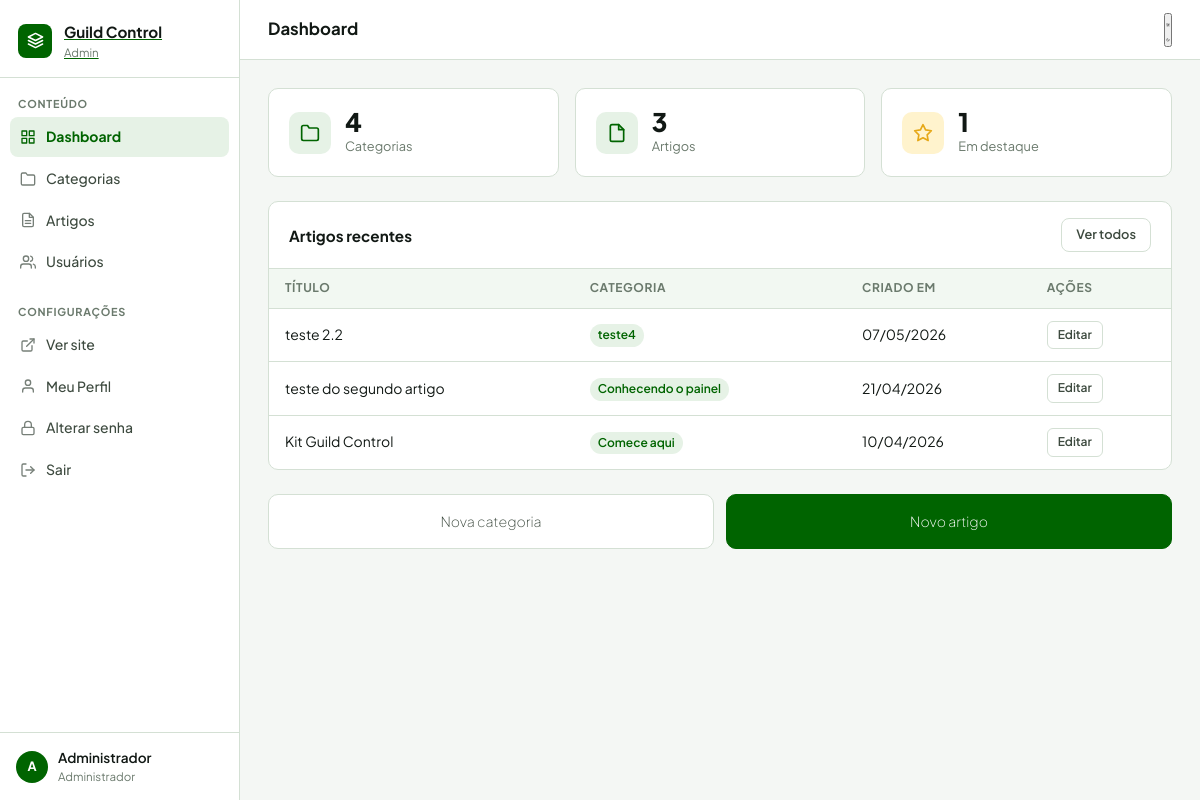
Page /admin/ (signed in) on the committed database.
### tables this page shows
CREATE TABLE `articles` (
  `id` int(11) NOT NULL,
  `slug` varchar(150) NOT NULL,
  `category_id` int(11) DEFAULT NULL,
  `title` varchar(255) NOT NULL,
  `description` text DEFAULT NULL,
  `content` longtext DEFAULT NULL,
  `cover_image` varchar(500) DEFAULT NULL,
  `featured` tinyint(1) DEFAULT 0,
  `sort_order` int(11) DEFAULT 0,
  `published_at` date DEFAULT curdate(),
  `created_at` timestamp NOT NULL DEFAULT current_timestamp(),
  `updated_at` timestamp NOT NULL DEFAULT current_timestamp() ON UPDATE current_timestamp(),
  `view_count` int(11) DEFAULT 0
);

CREATE TABLE `categories` (
  `id` int(11) NOT NULL,
  `slug` varchar(100) NOT NULL,
  `title` varchar(255) NOT NULL,
  `description` text DEFAULT NULL,
  `icon_svg` text DEFAULT NULL,
  `sort_order` int(11) DEFAULT 0,
  `created_at` timestamp NOT NULL DEFAULT current_timestamp(),
  `updated_at` timestamp NOT NULL DEFAULT current_timestamp() ON UPDATE current_timestamp()
);

### admin/index.php (the view, shortened to what this page needs)
<?php
$db = getDB();
$totalCats     = $db->query('SELECT COUNT(*) FROM categories')->fetchColumn();
$totalArticles = $db->query('SELECT COUNT(*) FROM articles')->fetchColumn();
$totalFeatured = $db->query('SELECT COUNT(*) FROM articles WHERE featured = 1')->fetchColumn();
$recentArticles = $db->query(
    'SELECT a.title, a.slug, a.created_at, c.title AS cat_title
     FROM articles a LEFT JOIN categories c ON c.id = a.category_id
     ORDER BY a.created_at DESC LIMIT 6'
)->fetchAll();
require '_header.php';
?>
<div class="stats-grid">
  <div class="stat-card">
    <div class="stat-icon">
      <svg viewBox="0 0 24 24" fill="none" stroke="currentColor" stroke-width="2" stroke-linecap="round" stroke-linejoin="round">
        <path d="M22 19a2 2 0 0 1-2 2H4a2 2 0 0 1-2-2V5a2 2 0 0 1 2-2h5l2 3h9a2 2 0 0 1 2 2z"/>
      </svg>
    </div>
    <div class="stat-info">
      <div class="stat-number"><?= $totalCats ?></div>
      <div class="stat-label">Categorias</div>
    </div>
  </div>
  <div class="stat-card">
    <div class="stat-icon">
      <svg viewBox="0 0 24 24" fill="none" stroke="currentColor" stroke-width="2" stroke-linecap="round" stroke-linejoin="round">
        <path d="M14 2H6a2 2 0 0 0-2 2v16a2 2 0 0 0 2 2h12a2 2 0 0 0 2-2V8z"/>
        <polyline points="14 2 14 8 20 8"/>
      </svg>
    </div>
    <div class="stat-info">
      <div class="stat-number"><?= $totalArticles ?></div>
      <div class="stat-label">Artigos</div>
    </div>
  </div>
  <div class="stat-card">
    <div class="stat-icon stat-icon-accent">
      <svg viewBox="0 0 24 24" fill="none" stroke="currentColor" stroke-width="2" stroke-linecap="round" stroke-linejoin="round">
        <polygon points="12 2 15.09 8.26 22 9.27 17 14.14 18.18 21.02 12 17.77 5.82 21.02 7 14.14 2 9.27 8.91 8.26 12 2"/>
      </svg>
    </div>
    <div class="stat-info">
      <div class="stat-number"><?= $totalFeatured ?></div>
      <div class="stat-label">Em destaque</div>
    </div>
  </div>
</div>
<div class="panel">
  <div class="panel-header">
    <h2 class="panel-title">Artigos recentes</h2>
    <a href="/admin/articles.php" class="btn btn-sm btn-outline">Ver todos</a>
  </div>
  <table class="table">
    <thead>
      <tr>
        <th>Título</th>
        <th>Categoria</th>
        <th>Criado em</th>
        <th>Ações</th>
      </tr>
    </thead>
    <tbody>
      <?php foreach ($recentArticles as $a): ?>
      <tr>
        <td><?= htmlspecialchars($a['title']) ?></td>
        <td><span class="badge"><?= htmlspecialchars($a['cat_title'] ?? '—') ?></span></td>
        <td><?= date('d/m/Y', strtotime($a['created_at'])) ?></td>
        <td>
          <a href="/admin/article-form.php?slug=<?= urlencode($a['slug']) ?>" class="btn btn-xs btn-outline">Editar</a>
        </td>
      </tr>
      <?php endforeach; ?>
    </tbody>
  </table>
</div>
<div class="quick-actions">
  <a href="/admin/category-form.php" class="quick-btn">
    Nova categoria
  </a>
  <a href="/admin/article-form.php" class="quick-btn quick-btn-primary">
    Novo artigo
  </a>
</div>
<?php require '_footer.php'; ?>

### admin/css/admin.css (style rules this page uses)
*, *::before, *::after { box-sizing: border-box; margin: 0; padding: 0; }
:root { --green: #006400; --green-mid: #008000; --green-light: #e6f2e6; --green-pale: #f2f8f2; --green-accent: #00a550; --ink: #111814; --ink-2: #3d4a3f; --ink-3: #6b7a6d; --border: #d4e0d4; --white: #ffffff; --bg: #f4f7f4; --red: #dc3545; --red-light: #fde8ea; --sidebar-w: 240px; --topbar-h: 60px; --radius: 10px; --shadow: 0 1px 4px rgba(0,0,0,.08); --shadow-md: 0 4px 16px rgba(0,0,0,.10); --transition: .18s ease; }
html { scroll-behavior: smooth; }
body { font-family: 'Plus Jakarta Sans', sans-serif; background: var(--bg); color: var(--ink); min-height: 100vh; font-size: 14px; line-height: 1.55; }
a { color: var(--green); text-decoration: none; }
.panel { background: var(--white); border: 1px solid var(--border); border-radius: var(--radius); margin-bottom: 24px; overflow: hidden; }
.panel-header { display: flex; align-items: center; justify-content: space-between; padding: 16px 20px; border-bottom: 1px solid var(--border); gap: 12px; }
.panel-title { font-size: .95rem; font-weight: 700; color: var(--ink); }
.stats-grid { display: grid; grid-template-columns: repeat(auto-fit, minmax(180px, 1fr)); gap: 16px; margin-bottom: 24px; }
.stat-card { background: var(--white); border: 1px solid var(--border); border-radius: var(--radius); padding: 20px; display: flex; align-items: center; gap: 14px; }
.stat-icon { width: 42px; height: 42px; border-radius: 10px; background: var(--green-light); display: grid; place-items: center; flex-shrink: 0; }
.stat-icon svg { width: 20px; color: var(--green); }
.stat-icon-accent { background: #fff3cd; }
.stat-icon-accent svg { color: #e6a817; }
.stat-number { font-size: 1.6rem; font-weight: 800; color: var(--ink); line-height: 1; }
.stat-label { font-size: .8rem; color: var(--ink-3); margin-top: 2px; }
.table { width: 100%; border-collapse: collapse; }
.table th { text-align: left; padding: 10px 16px; font-size: .75rem; font-weight: 700; text-transform: uppercase; letter-spacing: .05em; color: var(--ink-3); border-bottom: 1px solid var(--border); background: var(--green-pale); }
.table td { padding: 12px 16px; border-bottom: 1px solid var(--border); vertical-align: middle; }
.table tr:last-child td { border-bottom: none; }
.badge { display: inline-block; background: var(--green-light); color: var(--green); border-radius: 100px; padding: 2px 8px; font-size: .75rem; font-weight: 600; }
.btn { display: inline-flex; align-items: center; gap: 6px; border: none; border-radius: 8px; padding: 9px 18px; font-family: inherit; font-size: .875rem; font-weight: 600; cursor: pointer; transition: var(--transition); text-decoration: none; white-space: nowrap; }
.btn-outline { background: none; border: 1px solid var(--border); color: var(--ink-2); }
.btn-sm { padding: 6px 14px; font-size: .8rem; }
.btn-xs { padding: 4px 10px; font-size: .75rem; border-radius: 6px; }
.quick-actions { display: flex; gap: 12px; flex-wrap: wrap; }
.quick-btn { flex: 1; min-width: 16px; display: flex; align-items: center; justify-content: center; gap: 8px; padding: 16px 20px; border-radius: var(--radius); background: var(--white); border: 1px solid var(--border); font-weight: 60; font-size: .875rem; color: var(--ink-2); cursor: pointer; transition: var(--transition); text-decoration: none; }
.quick-btn-primary { background: var(--green); color: var(--white); border-color: var(--green); }

### rows in the picture
articles: title "teste 2.2", category.title "teste4", created_at "07/05/2026"
articles: title "teste do segundo artigo", category.title "Conhecendo o painel", created_at "21/04/2026"
articles: title "Kit Guild Control", category.title "Comece aqui", created_at "10/04/2026"

### other values in the picture
substr($_SESSION['admin_name'] ?? 'A', 0, 1) "A"
$_SESSION['admin_name'] "Administrador"
$pageTitle "Dashboard"
$totalCats "4"
$totalArticles "3"
$totalFeatured "1"
